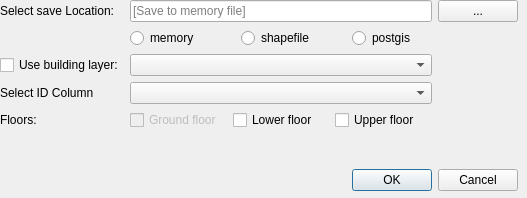
<?xml version="1.0" encoding="UTF-8"?>
<!--
SPDX-FileCopyrightText: 2017 Jorge Gil <jorge.gil@ucl.ac.uk>
SPDX-FileCopyrightText: 2017 UCL
SPDX-FileCopyrightText: 2019 Ioanna Kolovou <i.kolovou@spacesyntax.com>
SPDX-FileCopyrightText: 2019 Space Syntax Ltd.

SPDX-License-Identifier: GPL-2.0-or-later
-->
<ui version="4.0">
 <class>CreateNewLUDialog</class>
 <widget class="QDialog" name="CreateNewLUDialog">
  <property name="geometry">
   <rect>
    <x>0</x>
    <y>0</y>
    <width>527</width>
    <height>198</height>
   </rect>
  </property>
  <property name="sizePolicy">
   <sizepolicy hsizetype="Preferred" vsizetype="Fixed">
    <horstretch>0</horstretch>
    <verstretch>0</verstretch>
   </sizepolicy>
  </property>
  <property name="minimumSize">
   <size>
    <width>0</width>
    <height>130</height>
   </size>
  </property>
  <property name="maximumSize">
   <size>
    <width>16777215</width>
    <height>250</height>
   </size>
  </property>
  <property name="windowTitle">
   <string>Create new land use layer</string>
  </property>
  <widget class="QWidget" name="layoutWidget">
   <property name="geometry">
    <rect>
     <x>0</x>
     <y>0</y>
     <width>518</width>
     <height>191</height>
    </rect>
   </property>
   <layout class="QGridLayout" name="gridLayout">
    <item row="5" column="1" colspan="2">
     <widget class="QComboBox" name="selectIDbuildingCombo"/>
    </item>
    <item row="6" column="0">
     <widget class="QLabel" name="label">
      <property name="text">
       <string>Floors: </string>
      </property>
     </widget>
    </item>
    <item row="7" column="2">
     <spacer name="verticalSpacer_2">
      <property name="orientation">
       <enum>Qt::Vertical</enum>
      </property>
      <property name="sizeHint" stdset="0">
       <size>
        <width>20</width>
        <height>40</height>
       </size>
      </property>
     </spacer>
    </item>
    <item row="8" column="2">
     <widget class="QPushButton" name="pushButtonLUNewFileDLG">
      <property name="sizePolicy">
       <sizepolicy hsizetype="Maximum" vsizetype="Fixed">
        <horstretch>0</horstretch>
        <verstretch>0</verstretch>
       </sizepolicy>
      </property>
      <property name="text">
       <string>OK</string>
      </property>
     </widget>
    </item>
    <item row="2" column="0">
     <widget class="QLabel" name="SavelocationlabelLU">
      <property name="sizePolicy">
       <sizepolicy hsizetype="Maximum" vsizetype="Maximum">
        <horstretch>0</horstretch>
        <verstretch>0</verstretch>
       </sizepolicy>
      </property>
      <property name="text">
       <string>Select save Location:</string>
      </property>
     </widget>
    </item>
    <item row="6" column="1" colspan="2">
     <layout class="QHBoxLayout" name="horizontalLayout">
      <item>
       <widget class="QCheckBox" name="LUincGFcheckBox">
        <property name="enabled">
         <bool>false</bool>
        </property>
        <property name="text">
         <string>Ground floor</string>
        </property>
       </widget>
      </item>
      <item>
       <widget class="QCheckBox" name="LUincLFcheckBox">
        <property name="text">
         <string>Lower floor</string>
        </property>
       </widget>
      </item>
      <item>
       <widget class="QCheckBox" name="LUincUFcheckBox">
        <property name="text">
         <string>Upper floor</string>
        </property>
       </widget>
      </item>
     </layout>
    </item>
    <item row="2" column="3">
     <widget class="QPushButton" name="pushButtonSelectLocationLU">
      <property name="sizePolicy">
       <sizepolicy hsizetype="Maximum" vsizetype="Fixed">
        <horstretch>0</horstretch>
        <verstretch>0</verstretch>
       </sizepolicy>
      </property>
      <property name="text">
       <string>...</string>
      </property>
     </widget>
    </item>
    <item row="4" column="0">
     <widget class="QCheckBox" name="createNewLUFileCheckBox">
      <property name="text">
       <string>Use building layer:</string>
      </property>
     </widget>
    </item>
    <item row="8" column="3">
     <widget class="QPushButton" name="closePopUpLUButton">
      <property name="sizePolicy">
       <sizepolicy hsizetype="Maximum" vsizetype="Fixed">
        <horstretch>0</horstretch>
        <verstretch>0</verstretch>
       </sizepolicy>
      </property>
      <property name="text">
       <string>Cancel</string>
      </property>
     </widget>
    </item>
    <item row="2" column="1" colspan="2">
     <widget class="QLineEdit" name="lineEditLU">
      <property name="placeholderText">
       <string>[Save to memory file]</string>
      </property>
     </widget>
    </item>
    <item row="4" column="1" colspan="2">
     <widget class="QComboBox" name="selectbuildingCombo"/>
    </item>
    <item row="5" column="0">
     <widget class="QLabel" name="label_2">
      <property name="text">
       <string>Select ID Column</string>
      </property>
     </widget>
    </item>
    <item row="3" column="2">
     <widget class="QRadioButton" name="lu_postgis_radioButton">
      <property name="text">
       <string>postgis</string>
      </property>
     </widget>
    </item>
    <item row="3" column="1">
     <layout class="QHBoxLayout" name="horizontalLayout_2">
      <item>
       <widget class="QRadioButton" name="lu_memory_radioButton">
        <property name="text">
         <string>memory</string>
        </property>
       </widget>
      </item>
      <item>
       <widget class="QRadioButton" name="lu_shp_radioButton">
        <property name="text">
         <string>shapefile</string>
        </property>
       </widget>
      </item>
     </layout>
    </item>
   </layout>
  </widget>
 </widget>
 <resources/>
 <connections/>
</ui>
